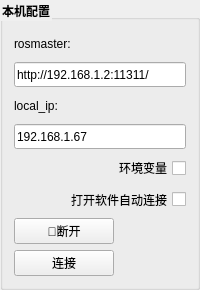
                    <widget class="QGroupBox" name="groupBox">
                     <property name="font">
                      <font>
                       <weight>75</weight>
                       <bold>true</bold>
                      </font>
                     </property>
                     <property name="styleSheet">
                      <string notr="true">QGroupBox::title{
font-size:13px;
front-weight:bold;
}</string>
                     </property>
                     <property name="title">
                      <string>本机配置</string>
                     </property>
                     <layout class="QVBoxLayout" name="verticalLayout_60">
                      <item>
                       <layout class="QVBoxLayout" name="verticalLayout_46">
                        <item>
                         <layout class="QVBoxLayout" name="verticalLayout_43">
                          <item>
                           <widget class="QLabel" name="label_9">
                            <property name="sizePolicy">
                             <sizepolicy hsizetype="Preferred" vsizetype="Expanding">
                              <horstretch>0</horstretch>
                              <verstretch>0</verstretch>
                             </sizepolicy>
                            </property>
                            <property name="minimumSize">
                             <size>
                              <width>0</width>
                              <height>25</height>
                             </size>
                            </property>
                            <property name="text">
                             <string>rosmaster:</string>
                            </property>
                           </widget>
                          </item>
                          <item>
                           <widget class="QLineEdit" name="line_edit_master">
                            <property name="sizePolicy">
                             <sizepolicy hsizetype="Expanding" vsizetype="Expanding">
                              <horstretch>0</horstretch>
                              <verstretch>0</verstretch>
                             </sizepolicy>
                            </property>
                            <property name="minimumSize">
                             <size>
                              <width>0</width>
                              <height>25</height>
                             </size>
                            </property>
                            <property name="text">
                             <string>http://192.168.1.2:11311/</string>
                            </property>
                           </widget>
                          </item>
                         </layout>
                        </item>
                        <item>
                         <layout class="QVBoxLayout" name="verticalLayout">
                          <item>
                           <widget class="QLabel" name="label_19">
                            <property name="sizePolicy">
                             <sizepolicy hsizetype="Preferred" vsizetype="Expanding">
                              <horstretch>0</horstretch>
                              <verstretch>0</verstretch>
                             </sizepolicy>
                            </property>
                            <property name="minimumSize">
                             <size>
                              <width>0</width>
                              <height>25</height>
                             </size>
                            </property>
                            <property name="text">
                             <string>local_ip: </string>
                            </property>
                           </widget>
                          </item>
                          <item>
                           <widget class="QLineEdit" name="line_edit_host">
                            <property name="sizePolicy">
                             <sizepolicy hsizetype="Expanding" vsizetype="Expanding">
                              <horstretch>0</horstretch>
                              <verstretch>0</verstretch>
                             </sizepolicy>
                            </property>
                            <property name="minimumSize">
                             <size>
                              <width>0</width>
                              <height>25</height>
                             </size>
                            </property>
                            <property name="text">
                             <string>192.168.1.67</string>
                            </property>
                           </widget>
                          </item>
                         </layout>
                        </item>
                        <item>
                         <widget class="QCheckBox" name="checkbox_use_environment">
                          <property name="minimumSize">
                           <size>
                            <width>0</width>
                            <height>26</height>
                           </size>
                          </property>
                          <property name="layoutDirection">
                           <enum>Qt::RightToLeft</enum>
                          </property>
                          <property name="text">
                           <string>环境变量</string>
                          </property>
                         </widget>
                        </item>
                        <item>
                         <widget class="QCheckBox" name="checkbox_remember_settings">
                          <property name="minimumSize">
                           <size>
                            <width>0</width>
                            <height>25</height>
                           </size>
                          </property>
                          <property name="layoutDirection">
                           <enum>Qt::RightToLeft</enum>
                          </property>
                          <property name="text">
                           <string>打开软件自动连接</string>
                          </property>
                         </widget>
                        </item>
                        <item>
                         <widget class="QPushButton" name="pushButton">
                          <property name="sizePolicy">
                           <sizepolicy hsizetype="Minimum" vsizetype="Expanding">
                            <horstretch>0</horstretch>
                            <verstretch>0</verstretch>
                           </sizepolicy>
                          </property>
                          <property name="minimumSize">
                           <size>
                            <width>0</width>
                            <height>0</height>
                           </size>
                          </property>
                          <property name="maximumSize">
                           <size>
                            <width>100</width>
                            <height>16777215</height>
                           </size>
                          </property>
                          <property name="text">
                           <string>🔗断开</string>
                          </property>
                         </widget>
                        </item>
                        <item>
                         <widget class="QPushButton" name="button_connect">
                          <property name="enabled">
                           <bool>true</bool>
                          </property>
                          <property name="sizePolicy">
                           <sizepolicy hsizetype="MinimumExpanding" vsizetype="Expanding">
                            <horstretch>0</horstretch>
                            <verstretch>0</verstretch>
                           </sizepolicy>
                          </property>
                          <property name="minimumSize">
                           <size>
                            <width>100</width>
                            <height>0</height>
                           </size>
                          </property>
                          <property name="maximumSize">
                           <size>
                            <width>100</width>
                            <height>16777215</height>
                           </size>
                          </property>
                          <property name="toolTip">
                           <string>Set the target to the current joint trajectory state.</string>
                          </property>
                          <property name="statusTip">
                           <string>Clear all waypoints and set the target to the current joint trajectory state.</string>
                          </property>
                          <property name="text">
                           <string>连接</string>
                          </property>
                          <property name="icon">
                           <iconset resource="../resources/images.qrc">
                            <normaloff>:/images/line.png</normaloff>:/images/line.png</iconset>
                          </property>
                         </widget>
                        </item>
                       </layout>
                      </item>
                     </layout>
                    </widget>
